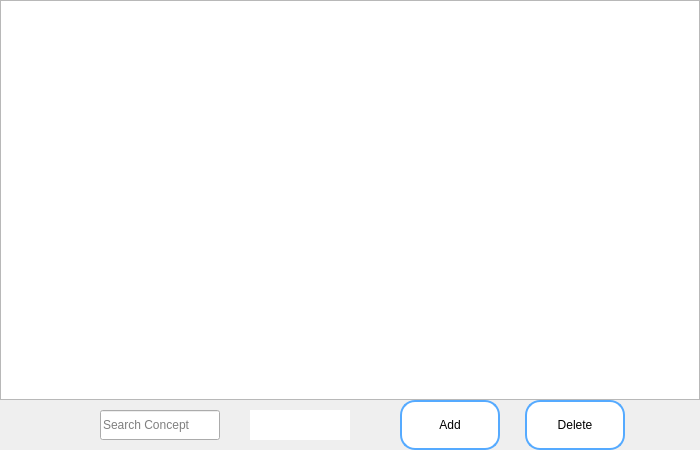
<?xml version="1.0" encoding="UTF-8"?>
<ui version="4.0">
 <class>changech</class>
 <widget class="QWidget" name="changech">
  <property name="geometry">
   <rect>
    <x>0</x>
    <y>0</y>
    <width>700</width>
    <height>450</height>
   </rect>
  </property>
  <property name="minimumSize">
   <size>
    <width>700</width>
    <height>450</height>
   </size>
  </property>
  <property name="maximumSize">
   <size>
    <width>700</width>
    <height>500</height>
   </size>
  </property>
  <property name="windowTitle">
   <string>Character</string>
  </property>
  <property name="windowIcon">
   <iconset resource="res.qrc">
    <normaloff>:/res/icon.png</normaloff>:/res/icon.png</iconset>
  </property>
  <property name="styleSheet">
   <string notr="true"/>
  </property>
  <widget class="QTableView" name="tableView">
   <property name="geometry">
    <rect>
     <x>0</x>
     <y>0</y>
     <width>700</width>
     <height>400</height>
    </rect>
   </property>
   <property name="minimumSize">
    <size>
     <width>700</width>
     <height>400</height>
    </size>
   </property>
   <property name="maximumSize">
    <size>
     <width>700</width>
     <height>400</height>
    </size>
   </property>
   <property name="horizontalScrollBarPolicy">
    <enum>Qt::ScrollBarAsNeeded</enum>
   </property>
   <property name="editTriggers">
    <set>QAbstractItemView::NoEditTriggers</set>
   </property>
   <property name="selectionMode">
    <enum>QAbstractItemView::SingleSelection</enum>
   </property>
   <property name="selectionBehavior">
    <enum>QAbstractItemView::SelectItems</enum>
   </property>
   <property name="sortingEnabled">
    <bool>true</bool>
   </property>
   <attribute name="horizontalHeaderStretchLastSection">
    <bool>true</bool>
   </attribute>
   <attribute name="verticalHeaderVisible">
    <bool>false</bool>
   </attribute>
  </widget>
  <widget class="QPushButton" name="help">
   <property name="geometry">
    <rect>
     <x>0</x>
     <y>400</y>
     <width>50</width>
     <height>50</height>
    </rect>
   </property>
   <property name="styleSheet">
    <string notr="true">border-radius: 15px;
border-image: url(:/res/help.png);</string>
   </property>
   <property name="text">
    <string/>
   </property>
  </widget>
  <widget class="QPushButton" name="add">
   <property name="geometry">
    <rect>
     <x>400</x>
     <y>400</y>
     <width>100</width>
     <height>50</height>
    </rect>
   </property>
   <property name="styleSheet">
    <string notr="true">QPushButton
{
font: 20pt &quot;Meiryo UI&quot;;
border-radius: 15px;
background-color: rgb(255, 255, 255);
border:2px solid rgb(85, 170, 255)
}
QPushButton:hover
{
	border:2px solid rgb(255, 0, 0)
}
QPushButton:pressed
{
    padding-left:3px;
    padding-top:3px;
	border:2px solid rgb(255, 0, 0)
}</string>
   </property>
   <property name="text">
    <string>Add</string>
   </property>
  </widget>
  <widget class="QPushButton" name="remove">
   <property name="geometry">
    <rect>
     <x>525</x>
     <y>400</y>
     <width>100</width>
     <height>50</height>
    </rect>
   </property>
   <property name="styleSheet">
    <string notr="true">QPushButton
{
font: 18pt &quot;Meiryo UI&quot;;
border-radius: 15px;
background-color: rgb(255, 255, 255);
border:2px solid rgb(85, 170, 255)
}
QPushButton:hover
{
	border:2px solid rgb(255, 0, 0)
}
QPushButton:pressed
{
    padding-left:3px;
    padding-top:3px;
	border:2px solid rgb(255, 0, 0)
}</string>
   </property>
   <property name="text">
    <string>Delete</string>
   </property>
  </widget>
  <widget class="QPushButton" name="cancel">
   <property name="geometry">
    <rect>
     <x>650</x>
     <y>400</y>
     <width>50</width>
     <height>50</height>
    </rect>
   </property>
   <property name="styleSheet">
    <string notr="true">border-radius: 15px;
border-image: url(:/res/cancel.png);</string>
   </property>
   <property name="text">
    <string/>
   </property>
  </widget>
  <widget class="QLineEdit" name="search">
   <property name="geometry">
    <rect>
     <x>100</x>
     <y>410</y>
     <width>120</width>
     <height>30</height>
    </rect>
   </property>
   <property name="maxLength">
    <number>50</number>
   </property>
   <property name="placeholderText">
    <string>Search Concept</string>
   </property>
  </widget>
  <widget class="QLabel" name="sum">
   <property name="geometry">
    <rect>
     <x>250</x>
     <y>410</y>
     <width>100</width>
     <height>30</height>
    </rect>
   </property>
   <property name="styleSheet">
    <string notr="true">font: 12pt &quot;Meiryo UI&quot;;
background-color: rgb(255, 255, 255);</string>
   </property>
   <property name="text">
    <string/>
   </property>
  </widget>
 </widget>
 <resources>
  <include location="res.qrc"/>
 </resources>
 <connections/>
</ui>
